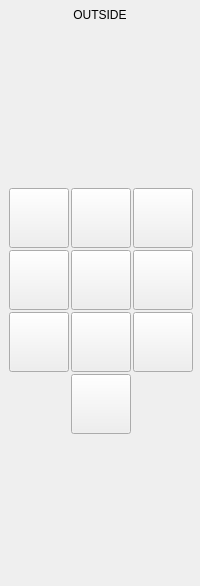
           <widget class="QWidget" name="page_outside">
            <property name="minimumSize">
             <size>
              <width>0</width>
              <height>0</height>
             </size>
            </property>
            <layout class="QVBoxLayout" name="verticalLayout_7">
             <property name="spacing">
              <number>6</number>
             </property>
             <property name="leftMargin">
              <number>0</number>
             </property>
             <property name="topMargin">
              <number>0</number>
             </property>
             <property name="rightMargin">
              <number>0</number>
             </property>
             <property name="bottomMargin">
              <number>0</number>
             </property>
             <item>
              <widget class="QLabel" name="label_outside_measure">
               <property name="sizePolicy">
                <sizepolicy hsizetype="Preferred" vsizetype="Fixed">
                 <horstretch>0</horstretch>
                 <verstretch>0</verstretch>
                </sizepolicy>
               </property>
               <property name="minimumSize">
                <size>
                 <width>0</width>
                 <height>30</height>
                </size>
               </property>
               <property name="maximumSize">
                <size>
                 <width>16777215</width>
                 <height>30</height>
                </size>
               </property>
               <property name="text">
                <string>OUTSIDE</string>
               </property>
               <property name="alignment">
                <set>Qt::AlignCenter</set>
               </property>
              </widget>
             </item>
             <item>
              <spacer name="verticalSpacer">
               <property name="orientation">
                <enum>Qt::Vertical</enum>
               </property>
               <property name="sizeType">
                <enum>QSizePolicy::Preferred</enum>
               </property>
               <property name="sizeHint" stdset="0">
                <size>
                 <width>0</width>
                 <height>152</height>
                </size>
               </property>
              </spacer>
             </item>
             <item>
              <widget class="QWidget" name="widget_outside_btns" native="true">
               <property name="sizePolicy">
                <sizepolicy hsizetype="Preferred" vsizetype="Preferred">
                 <horstretch>0</horstretch>
                 <verstretch>0</verstretch>
                </sizepolicy>
               </property>
               <property name="minimumSize">
                <size>
                 <width>0</width>
                 <height>0</height>
                </size>
               </property>
               <property name="maximumSize">
                <size>
                 <width>16777215</width>
                 <height>1677215</height>
                </size>
               </property>
               <layout class="QGridLayout" name="gridLayout_3">
                <property name="leftMargin">
                 <number>1</number>
                </property>
                <property name="topMargin">
                 <number>0</number>
                </property>
                <property name="rightMargin">
                 <number>0</number>
                </property>
                <property name="bottomMargin">
                 <number>0</number>
                </property>
                <property name="spacing">
                 <number>2</number>
                </property>
                <item row="1" column="3">
                 <widget class="PushButton" name="pbtn_outside_xmym">
                  <property name="sizePolicy">
                   <sizepolicy hsizetype="Fixed" vsizetype="Fixed">
                    <horstretch>0</horstretch>
                    <verstretch>0</verstretch>
                   </sizepolicy>
                  </property>
                  <property name="minimumSize">
                   <size>
                    <width>60</width>
                    <height>60</height>
                   </size>
                  </property>
                  <property name="maximumSize">
                   <size>
                    <width>120</width>
                    <height>120</height>
                   </size>
                  </property>
                  <property name="sizeIncrement">
                   <size>
                    <width>0</width>
                    <height>0</height>
                   </size>
                  </property>
                  <property name="toolTip">
                   <string>Probe Outside Edges, Finish At Corner</string>
                  </property>
                  <property name="text">
                   <string/>
                  </property>
                  <property name="icon">
                   <iconset>
                    <normaloff>versa_probe_icons/X-Y-.png</normaloff>versa_probe_icons/X-Y-.png</iconset>
                  </property>
                  <property name="iconSize">
                   <size>
                    <width>120</width>
                    <height>120</height>
                   </size>
                  </property>
                  <property name="checkable">
                   <bool>false</bool>
                  </property>
                  <property name="checked">
                   <bool>false</bool>
                  </property>
                  <property name="indicator_option" stdset="0">
                   <bool>false</bool>
                  </property>
                  <property name="probe" stdset="0">
                   <string>probe_outside_xmym</string>
                  </property>
                  <attribute name="buttonGroup">
                   <string notr="true">outside_buttonGroup</string>
                  </attribute>
                 </widget>
                </item>
                <item row="2" column="0">
                 <spacer name="horizontalSpacer_2">
                  <property name="orientation">
                   <enum>Qt::Horizontal</enum>
                  </property>
                  <property name="sizeType">
                   <enum>QSizePolicy::Expanding</enum>
                  </property>
                  <property name="sizeHint" stdset="0">
                   <size>
                    <width>0</width>
                    <height>0</height>
                   </size>
                  </property>
                 </spacer>
                </item>
                <item row="3" column="2">
                 <widget class="PushButton" name="pbtn_outside_yp">
                  <property name="sizePolicy">
                   <sizepolicy hsizetype="Fixed" vsizetype="Fixed">
                    <horstretch>0</horstretch>
                    <verstretch>0</verstretch>
                   </sizepolicy>
                  </property>
                  <property name="minimumSize">
                   <size>
                    <width>60</width>
                    <height>60</height>
                   </size>
                  </property>
                  <property name="maximumSize">
                   <size>
                    <width>120</width>
                    <height>120</height>
                   </size>
                  </property>
                  <property name="sizeIncrement">
                   <size>
                    <width>0</width>
                    <height>0</height>
                   </size>
                  </property>
                  <property name="toolTip">
                   <string>Probe Outside Y Edge, Positive Direction, Finish At Edge</string>
                  </property>
                  <property name="text">
                   <string/>
                  </property>
                  <property name="icon">
                   <iconset>
                    <normaloff>versa_probe_icons/Y+.png</normaloff>versa_probe_icons/Y+.png</iconset>
                  </property>
                  <property name="iconSize">
                   <size>
                    <width>120</width>
                    <height>120</height>
                   </size>
                  </property>
                  <property name="checkable">
                   <bool>false</bool>
                  </property>
                  <property name="checked">
                   <bool>false</bool>
                  </property>
                  <property name="indicator_option" stdset="0">
                   <bool>false</bool>
                  </property>
                  <property name="probe" stdset="0">
                   <string>probe_yp</string>
                  </property>
                  <attribute name="buttonGroup">
                   <string notr="true">outside_buttonGroup</string>
                  </attribute>
                 </widget>
                </item>
                <item row="1" column="1">
                 <widget class="PushButton" name="pbtn_outside_xpym">
                  <property name="sizePolicy">
                   <sizepolicy hsizetype="Fixed" vsizetype="Fixed">
                    <horstretch>0</horstretch>
                    <verstretch>0</verstretch>
                   </sizepolicy>
                  </property>
                  <property name="minimumSize">
                   <size>
                    <width>60</width>
                    <height>60</height>
                   </size>
                  </property>
                  <property name="maximumSize">
                   <size>
                    <width>120</width>
                    <height>120</height>
                   </size>
                  </property>
                  <property name="sizeIncrement">
                   <size>
                    <width>0</width>
                    <height>0</height>
                   </size>
                  </property>
                  <property name="toolTip">
                   <string>Probe Outside Edges, Finish At Corner</string>
                  </property>
                  <property name="text">
                   <string/>
                  </property>
                  <property name="icon">
                   <iconset>
                    <normaloff>versa_probe_icons/X+Y-.png</normaloff>versa_probe_icons/X+Y-.png</iconset>
                  </property>
                  <property name="iconSize">
                   <size>
                    <width>120</width>
                    <height>120</height>
                   </size>
                  </property>
                  <property name="checkable">
                   <bool>false</bool>
                  </property>
                  <property name="checked">
                   <bool>false</bool>
                  </property>
                  <property name="indicator_option" stdset="0">
                   <bool>false</bool>
                  </property>
                  <property name="probe" stdset="0">
                   <string>probe_outside_xpym</string>
                  </property>
                  <attribute name="buttonGroup">
                   <string notr="true">outside_buttonGroup</string>
                  </attribute>
                 </widget>
                </item>
                <item row="3" column="1">
                 <widget class="PushButton" name="pbtn_outside_xpyp">
                  <property name="sizePolicy">
                   <sizepolicy hsizetype="Fixed" vsizetype="Fixed">
                    <horstretch>0</horstretch>
                    <verstretch>0</verstretch>
                   </sizepolicy>
                  </property>
                  <property name="minimumSize">
                   <size>
                    <width>60</width>
                    <height>60</height>
                   </size>
                  </property>
                  <property name="maximumSize">
                   <size>
                    <width>120</width>
                    <height>120</height>
                   </size>
                  </property>
                  <property name="sizeIncrement">
                   <size>
                    <width>0</width>
                    <height>0</height>
                   </size>
                  </property>
                  <property name="toolTip">
                   <string>Probe Outside Edges, Finish At Corner</string>
                  </property>
                  <property name="text">
                   <string/>
                  </property>
                  <property name="icon">
                   <iconset>
                    <normaloff>versa_probe_icons/X+Y+.png</normaloff>versa_probe_icons/X+Y+.png</iconset>
                  </property>
                  <property name="iconSize">
                   <size>
                    <width>120</width>
                    <height>120</height>
                   </size>
                  </property>
                  <property name="checkable">
                   <bool>false</bool>
                  </property>
                  <property name="checked">
                   <bool>false</bool>
                  </property>
                  <property name="indicator_option" stdset="0">
                   <bool>false</bool>
                  </property>
                  <property name="probe" stdset="0">
                   <string>probe_outside_xpyp</string>
                  </property>
                  <attribute name="buttonGroup">
                   <string notr="true">outside_buttonGroup</string>
                  </attribute>
                 </widget>
                </item>
                <item row="2" column="1">
                 <widget class="PushButton" name="pbtn_outside_xp">
                  <property name="sizePolicy">
                   <sizepolicy hsizetype="Fixed" vsizetype="Fixed">
                    <horstretch>0</horstretch>
                    <verstretch>0</verstretch>
                   </sizepolicy>
                  </property>
                  <property name="minimumSize">
                   <size>
                    <width>60</width>
                    <height>60</height>
                   </size>
                  </property>
                  <property name="maximumSize">
                   <size>
                    <width>120</width>
                    <height>120</height>
                   </size>
                  </property>
                  <property name="sizeIncrement">
                   <size>
                    <width>0</width>
                    <height>0</height>
                   </size>
                  </property>
                  <property name="toolTip">
                   <string>Probe Outside X Edge, Positive Direction, Finish At Edge</string>
                  </property>
                  <property name="text">
                   <string/>
                  </property>
                  <property name="icon">
                   <iconset>
                    <normaloff>versa_probe_icons/X+.png</normaloff>versa_probe_icons/X+.png</iconset>
                  </property>
                  <property name="iconSize">
                   <size>
                    <width>120</width>
                    <height>120</height>
                   </size>
                  </property>
                  <property name="checkable">
                   <bool>false</bool>
                  </property>
                  <property name="checked">
                   <bool>false</bool>
                  </property>
                  <property name="indicator_option" stdset="0">
                   <bool>false</bool>
                  </property>
                  <property name="probe" stdset="0">
                   <string>probe_xp</string>
                  </property>
                  <attribute name="buttonGroup">
                   <string notr="true">outside_buttonGroup</string>
                  </attribute>
                 </widget>
                </item>
                <item row="2" column="4">
                 <spacer name="horizontalSpacer">
                  <property name="orientation">
                   <enum>Qt::Horizontal</enum>
                  </property>
                  <property name="sizeType">
                   <enum>QSizePolicy::Expanding</enum>
                  </property>
                  <property name="sizeHint" stdset="0">
                   <size>
                    <width>0</width>
                    <height>0</height>
                   </size>
                  </property>
                 </spacer>
                </item>
                <item row="2" column="3">
                 <widget class="PushButton" name="pbtn_outside_xm">
                  <property name="sizePolicy">
                   <sizepolicy hsizetype="Fixed" vsizetype="Fixed">
                    <horstretch>0</horstretch>
                    <verstretch>0</verstretch>
                   </sizepolicy>
                  </property>
                  <property name="minimumSize">
                   <size>
                    <width>60</width>
                    <height>60</height>
                   </size>
                  </property>
                  <property name="maximumSize">
                   <size>
                    <width>120</width>
                    <height>120</height>
                   </size>
                  </property>
                  <property name="sizeIncrement">
                   <size>
                    <width>0</width>
                    <height>0</height>
                   </size>
                  </property>
                  <property name="toolTip">
                   <string>Probe Outside X Edge, Negative Direction, Finish At Edge</string>
                  </property>
                  <property name="text">
                   <string/>
                  </property>
                  <property name="icon">
                   <iconset>
                    <normaloff>versa_probe_icons/X-.png</normaloff>versa_probe_icons/X-.png</iconset>
                  </property>
                  <property name="iconSize">
                   <size>
                    <width>120</width>
                    <height>120</height>
                   </size>
                  </property>
                  <property name="checkable">
                   <bool>false</bool>
                  </property>
                  <property name="checked">
                   <bool>false</bool>
                  </property>
                  <property name="indicator_option" stdset="0">
                   <bool>false</bool>
                  </property>
                  <property name="probe" stdset="0">
                   <string>probe_xm</string>
                  </property>
                  <attribute name="buttonGroup">
                   <string notr="true">outside_buttonGroup</string>
                  </attribute>
                 </widget>
                </item>
                <item row="1" column="2">
                 <widget class="PushButton" name="pbtn_outside_ym">
                  <property name="sizePolicy">
                   <sizepolicy hsizetype="Fixed" vsizetype="Fixed">
                    <horstretch>0</horstretch>
                    <verstretch>0</verstretch>
                   </sizepolicy>
                  </property>
                  <property name="minimumSize">
                   <size>
                    <width>60</width>
                    <height>60</height>
                   </size>
                  </property>
                  <property name="maximumSize">
                   <size>
                    <width>120</width>
                    <height>120</height>
                   </size>
                  </property>
                  <property name="sizeIncrement">
                   <size>
                    <width>0</width>
                    <height>0</height>
                   </size>
                  </property>
                  <property name="toolTip">
                   <string>Probe Outside Y Edge, Negative Direction, Finish At Edge</string>
                  </property>
                  <property name="text">
                   <string/>
                  </property>
                  <property name="icon">
                   <iconset>
                    <normaloff>versa_probe_icons/Y-.png</normaloff>versa_probe_icons/Y-.png</iconset>
                  </property>
                  <property name="iconSize">
                   <size>
                    <width>120</width>
                    <height>120</height>
                   </size>
                  </property>
                  <property name="checkable">
                   <bool>false</bool>
                  </property>
                  <property name="checked">
                   <bool>false</bool>
                  </property>
                  <property name="indicator_option" stdset="0">
                   <bool>false</bool>
                  </property>
                  <property name="probe" stdset="0">
                   <string>probe_ym</string>
                  </property>
                  <attribute name="buttonGroup">
                   <string notr="true">outside_buttonGroup</string>
                  </attribute>
                 </widget>
                </item>
                <item row="3" column="3">
                 <widget class="PushButton" name="pbtn_outside_xmyp">
                  <property name="sizePolicy">
                   <sizepolicy hsizetype="Fixed" vsizetype="Fixed">
                    <horstretch>0</horstretch>
                    <verstretch>0</verstretch>
                   </sizepolicy>
                  </property>
                  <property name="minimumSize">
                   <size>
                    <width>60</width>
                    <height>60</height>
                   </size>
                  </property>
                  <property name="maximumSize">
                   <size>
                    <width>120</width>
                    <height>120</height>
                   </size>
                  </property>
                  <property name="sizeIncrement">
                   <size>
                    <width>0</width>
                    <height>0</height>
                   </size>
                  </property>
                  <property name="baseSize">
                   <size>
                    <width>0</width>
                    <height>0</height>
                   </size>
                  </property>
                  <property name="toolTip">
                   <string>Probe Outside Edges, Finish At Corner</string>
                  </property>
                  <property name="text">
                   <string/>
                  </property>
                  <property name="icon">
                   <iconset>
                    <normaloff>versa_probe_icons/X-Y+.png</normaloff>versa_probe_icons/X-Y+.png</iconset>
                  </property>
                  <property name="iconSize">
                   <size>
                    <width>120</width>
                    <height>120</height>
                   </size>
                  </property>
                  <property name="checkable">
                   <bool>false</bool>
                  </property>
                  <property name="checked">
                   <bool>false</bool>
                  </property>
                  <property name="indicator_option" stdset="0">
                   <bool>false</bool>
                  </property>
                  <property name="probe" stdset="0">
                   <string>probe_outside_xmyp</string>
                  </property>
                  <attribute name="buttonGroup">
                   <string notr="true">outside_buttonGroup</string>
                  </attribute>
                 </widget>
                </item>
                <item row="2" column="2">
                 <widget class="PushButton" name="pbtn_outside_center">
                  <property name="sizePolicy">
                   <sizepolicy hsizetype="Fixed" vsizetype="Fixed">
                    <horstretch>0</horstretch>
                    <verstretch>0</verstretch>
                   </sizepolicy>
                  </property>
                  <property name="minimumSize">
                   <size>
                    <width>60</width>
                    <height>60</height>
                   </size>
                  </property>
                  <property name="maximumSize">
                   <size>
                    <width>120</width>
                    <height>120</height>
                   </size>
                  </property>
                  <property name="sizeIncrement">
                   <size>
                    <width>0</width>
                    <height>0</height>
                   </size>
                  </property>
                  <property name="font">
                   <font>
                    <pointsize>8</pointsize>
                   </font>
                  </property>
                  <property name="toolTip">
                   <string>Probe All Outside Edges, Finish In Center</string>
                  </property>
                  <property name="text">
                   <string/>
                  </property>
                  <property name="icon">
                   <iconset>
                    <normaloff>versa_probe_icons/xy_center.png</normaloff>versa_probe_icons/xy_center.png</iconset>
                  </property>
                  <property name="iconSize">
                   <size>
                    <width>120</width>
                    <height>120</height>
                   </size>
                  </property>
                  <property name="checkable">
                   <bool>false</bool>
                  </property>
                  <property name="checked">
                   <bool>false</bool>
                  </property>
                  <property name="indicator_option" stdset="0">
                   <bool>false</bool>
                  </property>
                  <property name="probe" stdset="0">
                   <string>probe_outside_xy_boss</string>
                  </property>
                  <attribute name="buttonGroup">
                   <string notr="true">outside_buttonGroup</string>
                  </attribute>
                 </widget>
                </item>
                <item row="4" column="2">
                 <widget class="PushButton" name="pbtn_outside_down">
                  <property name="sizePolicy">
                   <sizepolicy hsizetype="Fixed" vsizetype="Fixed">
                    <horstretch>0</horstretch>
                    <verstretch>0</verstretch>
                   </sizepolicy>
                  </property>
                  <property name="minimumSize">
                   <size>
                    <width>60</width>
                    <height>60</height>
                   </size>
                  </property>
                  <property name="maximumSize">
                   <size>
                    <width>120</width>
                    <height>120</height>
                   </size>
                  </property>
                  <property name="toolTip">
                   <string>Probe Z down</string>
                  </property>
                  <property name="text">
                   <string/>
                  </property>
                  <property name="icon">
                   <iconset>
                    <normaloff>versa_probe_icons/down.png</normaloff>versa_probe_icons/down.png</iconset>
                  </property>
                  <property name="iconSize">
                   <size>
                    <width>120</width>
                    <height>120</height>
                   </size>
                  </property>
                  <property name="checkable">
                   <bool>false</bool>
                  </property>
                  <property name="checked">
                   <bool>false</bool>
                  </property>
                  <property name="indicator_option" stdset="0">
                   <bool>false</bool>
                  </property>
                  <property name="probe" stdset="0">
                   <string>probe_down</string>
                  </property>
                  <attribute name="buttonGroup">
                   <string notr="true">outside_buttonGroup</string>
                  </attribute>
                 </widget>
                </item>
               </layout>
              </widget>
             </item>
             <item>
              <spacer name="verticalSpacer_6">
               <property name="orientation">
                <enum>Qt::Vertical</enum>
               </property>
               <property name="sizeType">
                <enum>QSizePolicy::Preferred</enum>
               </property>
               <property name="sizeHint" stdset="0">
                <size>
                 <width>0</width>
                 <height>152</height>
                </size>
               </property>
              </spacer>
             </item>
            </layout>
           </widget>
